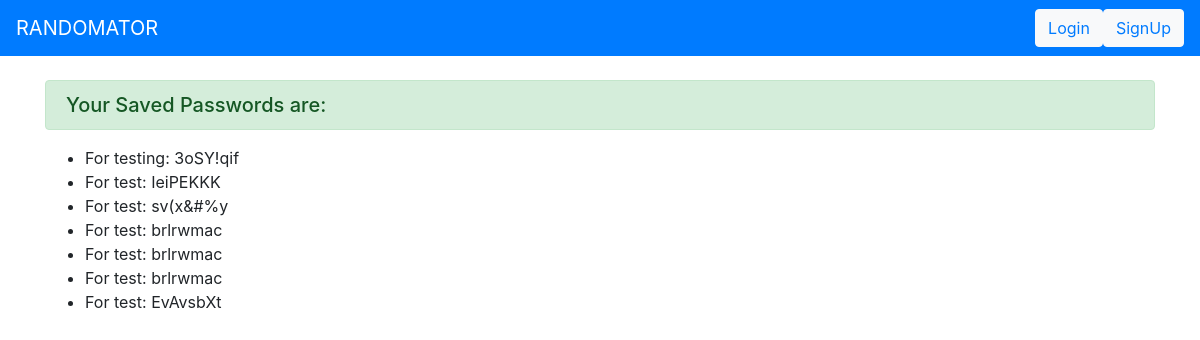
The app's page /generator/saved_items/ with its own data.
### generator/models.py (models this page shows)
class RandomPassword(models.Model):
    password = models.CharField(max_length=200)
    description = models.TextField(max_length=200)
    created_date = models.DateTimeField('date created')

### generator/views.py (the view)
# urls.py: path('saved_items/', views.saved_items, name="saved_items")
def saved_items(request):
    pass_data = RandomPassword.objects.order_by('-created_date').all()
    return render(request, 'generator/saved_items.html', {"data": pass_data})

### generator/templates/generator/saved_items.html
{% extends 'generator/base.html' %}
{% block content %}
  <h5 class="alert alert-success">Your Saved Passwords are:</h5>
  {% if data %}
    <ul>
    {% for pass_data in data %}
        <li><a>{{ pass_data.description }}: {{pass_data.password}}</a></li>
    {% endfor %}
    </ul>
{% else %}
    <p>No polls are available.</p>
{% endif %}
{% endblock %}

### generator/templates/generator/base.html (shortened to what this page needs)
<!DOCTYPE html>
<html lang="en">
  <head>
    <link rel="stylesheet" href="https://stackpath.bootstrapcdn.com/bootstrap/4.3.1/css/bootstrap.min.css">
  </head>
  <body>
    <nav class="navbar navbar-expand-lg navbar-dark bg-primary">
  <a class="navbar-brand" href="{% url 'home'  %}">RANDOMATOR</a>
  <div class="collapse navbar-collapse" id="navbarSupportedContent">
    <ul class="navbar-nav ml-auto">
      {% if user.is_authenticated %}
      <li class="nav-item active">
        <button type="button" class="btn btn-light">
        <a class="nav-link-text-dark" href="{% url 'logout' %}">Logout</a>
        </button>
      </li>
       <li class="nav-item active">
        <button type="button" class="btn btn-light">
          <a class="nav-link-text-dark" href="{% url 'saved_items' %}">Saved Passwords</a>
        </button>
      </li>
      {% else %}
      <li class="nav-item active">
        <button type="button" class="btn btn-light">
         <a class="nav-link-text-dark" href="{% url 'login' %}">Login</a>
        </button>
      </li>
      <li class="nav-item active">
        <button type="button" class="btn btn-light">
          <a class="nav-link-text-dark" href="{% url 'signup' %}">SignUp</a>
        </button>
      </li>
      {% endif%}
    </ul>
  </div>
</nav>
      <br/>
      <div class ="container">
    {% block content %}
    {% endblock %}
      </div>
  </body>
</html>

### records on screen
RandomPassword: description "For testing", password "3oSY!qif"
RandomPassword: description "For test", password "IeiPEKKK"
RandomPassword: description "For test", password "sv(x&#%y"
RandomPassword: description "For test", password "brlrwmac"
RandomPassword: description "For test", password "brlrwmac"
RandomPassword: description "For test", password "brlrwmac"
RandomPassword: description "For test", password "EvAvsbXt"
